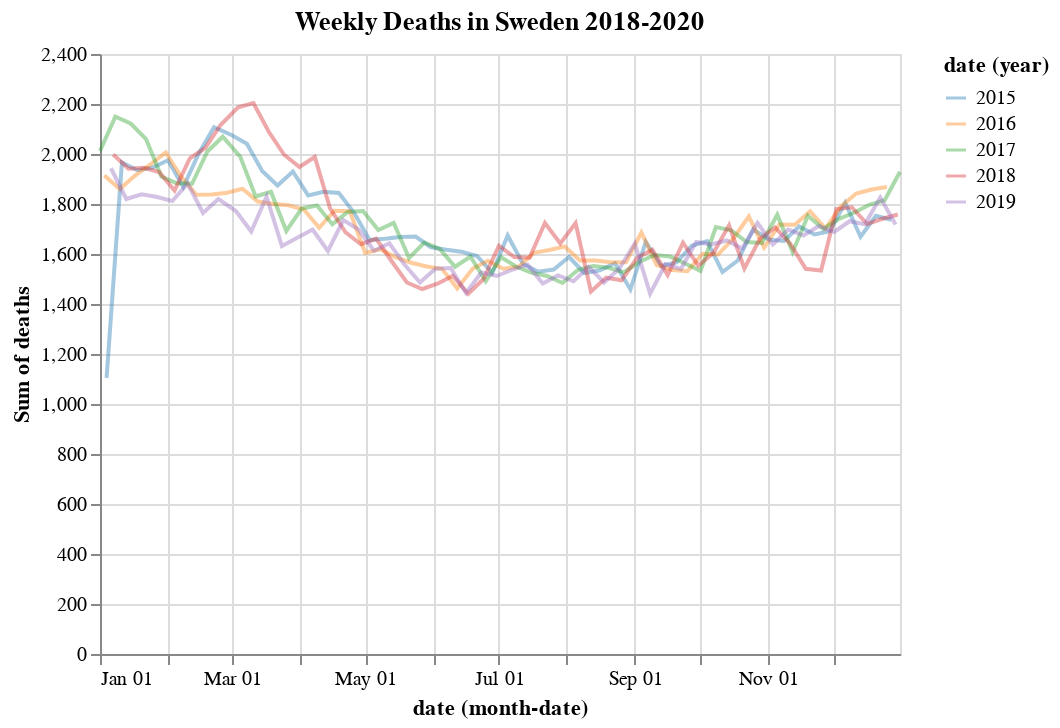

Notebook source saved alongside this figure:
### Code cell
df=weekly[weekly.deaths != 0]

last_date_to_use = str(df.date.max() - pd.Timedelta('7d'))
filter = f'year(datum.date) == 2020 & datetime(datum.date) < datetime("{last_date_to_use}")'

base = alt.Chart(df, title='Weekly Deaths in Sweden 2018-2020').mark_line(opacity=0.4).encode(
    x='monthdate(date)',
    y='sum(deaths)',
    color=alt.Color('year(date):N', scale=alt.Scale(scheme='category10'))
)

history = base.encode().transform_filter(
    "year(datum.date) < 2020"
)

current = base.encode().mark_line(opacity=1, color='blue').transform_filter(
    filter
)

history + current

### Figure 1 — Vega-Lite specification as saved in the notebook (floating-point values rounded to 4 significant figures; data arrays with more than 128 entries replaced by an {"elided": "..."} marker saying what was removed)
{"config": {"view": {"continuousWidth": 400, "continuousHeight": 300}}, "layer": [{"mark": {"type": "line", "opacity": 0.4}, "encoding": {"color": {"type": "nominal", "field": "date", "scale": {"scheme": "category10"}, "timeUnit": "year"}, "x": {"type": "temporal", "field": "date", "timeUnit": "monthdate"}, "y": {"type": "quantitative", "aggregate": "sum", "field": "deaths"}}, "title": "Weekly Deaths in Sweden 2018-2020", "transform": [{"filter": "year(datum.date) < 2020"}]}, {"mark": {"type": "line", "color": "blue", "opacity": 1}, "encoding": {"color": {"type": "nominal", "field": "date", "scale": {"scheme": "category10"}, "timeUnit": "year"}, "x": {"type": "temporal", "field": "date", "timeUnit": "monthdate"}, "y": {"type": "quantitative", "aggregate": "sum", "field": "deaths"}}, "title": "Weekly Deaths in Sweden 2018-2020", "transform": [{"filter": "year(datum.date) == 2020 & datetime(datum.date) < datetime(\"2020-04-26 00:00:00\")"}]}], "data": {"name": "data-3d2972ae2708472b9e3facb924ac0383"}, "$schema": "https://vega.github.io/schema/vega-lite/v4.8.1.json", "datasets": {"data-3d2972ae2708472b9e3facb924ac0383": {"elided": "279 records"}}}
